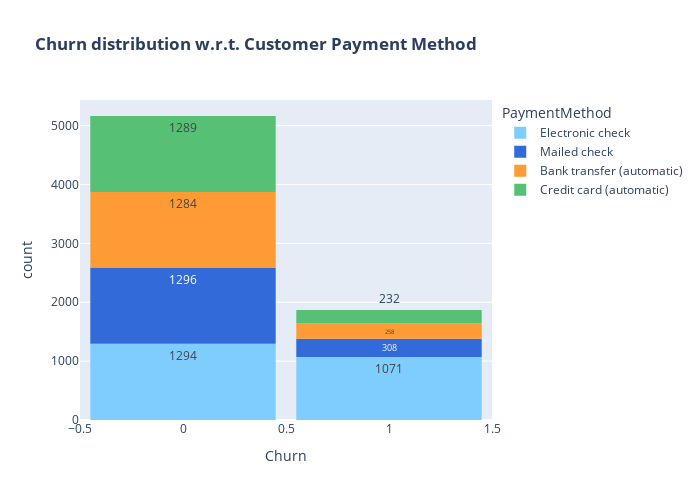

Notebook code cell kept with this figure:
### Markdown cell above
* 75% of customer who have Month-to-Month Contract have opted to move out as compared to 13% of customers  who have signed One Year Contract and 3% of customers  who have signed Two Year Contract.

---

<span style="font-family:serif; font-size:23px;"> Churn Distribution w.r.t Payment Method</span>

### Code cell
fig = px.histogram(df, x="Churn", color="PaymentMethod", title="<b>Churn distribution w.r.t. Customer Payment Method</b>",text_auto=True)
fig.update_layout(width=700, height=500, bargap=0.1)
fig.data[0].marker.color = ('#7fcdff')
fig.data[1].marker.color = ('#326ada')
fig.data[2].marker.color = ('#ff9b35')
fig.data[3].marker.color = ('#56c175')


fig.show()

### Figure 1 — Plotly figure (JSON) as saved in the notebook; plotly's stock layout.template omitted (floating-point values rounded to 4 significant figures; data arrays with more than 128 entries replaced by an {"elided": "..."} marker saying what was removed)
{"data": [{"alignmentgroup": "True", "bingroup": "x", "hovertemplate": "PaymentMethod=Electronic check<br>Churn=%{x}<br>count=%{y}<extra></extra>", "legendgroup": "Electronic check", "marker": {"color": "#7fcdff", "pattern": {"shape": ""}}, "name": "Electronic check", "offsetgroup": "Electronic check", "orientation": "v", "showlegend": true, "texttemplate": "%{value}", "type": "histogram", "x": {"elided": "2365 int values"}, "xaxis": "x", "yaxis": "y"}, {"alignmentgroup": "True", "bingroup": "x", "hovertemplate": "PaymentMethod=Mailed check<br>Churn=%{x}<br>count=%{y}<extra></extra>", "legendgroup": "Mailed check", "marker": {"color": "#326ada", "pattern": {"shape": ""}}, "name": "Mailed check", "offsetgroup": "Mailed check", "orientation": "v", "showlegend": true, "texttemplate": "%{value}", "type": "histogram", "x": {"elided": "1604 int values"}, "xaxis": "x", "yaxis": "y"}, {"alignmentgroup": "True", "bingroup": "x", "hovertemplate": "PaymentMethod=Bank transfer (automatic)<br>Churn=%{x}<br>count=%{y}<extra></extra>", "legendgroup": "Bank transfer (automatic)", "marker": {"color": "#ff9b35", "pattern": {"shape": ""}}, "name": "Bank transfer (automatic)", "offsetgroup": "Bank transfer (automatic)", "orientation": "v", "showlegend": true, "texttemplate": "%{value}", "type": "histogram", "x": {"elided": "1542 int values"}, "xaxis": "x", "yaxis": "y"}, {"alignmentgroup": "True", "bingroup": "x", "hovertemplate": "PaymentMethod=Credit card (automatic)<br>Churn=%{x}<br>count=%{y}<extra></extra>", "legendgroup": "Credit card (automatic)", "marker": {"color": "#56c175", "pattern": {"shape": ""}}, "name": "Credit card (automatic)", "offsetgroup": "Credit card (automatic)", "orientation": "v", "showlegend": true, "texttemplate": "%{value}", "type": "histogram", "x": {"elided": "1521 int values"}, "xaxis": "x", "yaxis": "y"}], "layout": {"bargap": 0.1, "barmode": "relative", "height": 500, "legend": {"title": {"text": "PaymentMethod"}, "tracegroupgap": 0}, "title": {"text": "<b>Churn distribution w.r.t. Customer Payment Method</b>"}, "width": 700, "xaxis": {"anchor": "y", "domain": [0, 1], "title": {"text": "Churn"}}, "yaxis": {"anchor": "x", "domain": [0, 1], "title": {"text": "count"}}}}
